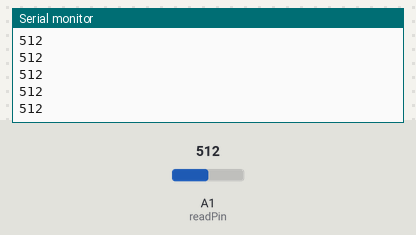
Bench run of a sketch on a simulated Arduino Uno, built with avr-gcc and run on an emulated ATmega328P. Shown: the last lines printed to the serial monitor. The inputs (shaded band) are chosen by the test bench; at power-on: A1 (readPin) = 512.

Above: at 1.2 s.
1.3 s: A1 (readPin) set to 716
At 2.2 s:
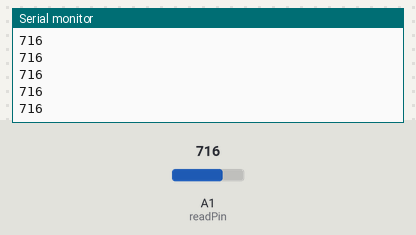
2.8 s: A1 (readPin) set to 900
At 3.3 s:
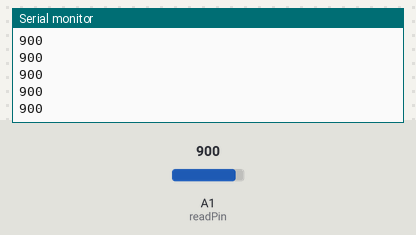
Timing chart, 0 to 5.8 s (numbered marks = the images above; inputs shaded):
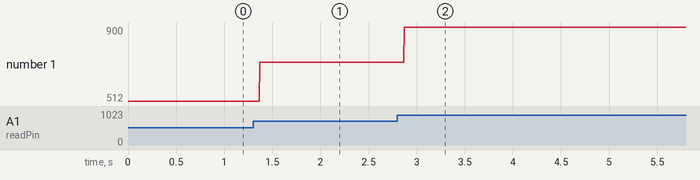

Measured:
- after the input at 1.3 s, the serial monitor: prints a new line after 0.07 s (image 1)
- after the input at 2.8 s, the serial monitor: prints a new line after 0.07 s (image 2)
- plotted number 1: 512 → 716 after the input at 1.3 s, 716 → 900 after the input at 2.8 s

The sketch:

photo_diod_LDR_Sensor.ino
```cpp
int readPin = A1; // define the Pin input in joystic on the arduino and give it analog pin.
int readValue; // define variable to save the value of readPin in her.

void setup() {
  // put your setup code here, to run once:
  pinMode(readPin, INPUT); // define the pin as an input pin.
  Serial.begin(9600); // to show the serial window.
}

void loop() {
  // put your main code here, to run repeatedly:
  readValue = analogRead(readPin); // define it as a variable whose input has an analog value.
  Serial.println(readValue);

}
```
